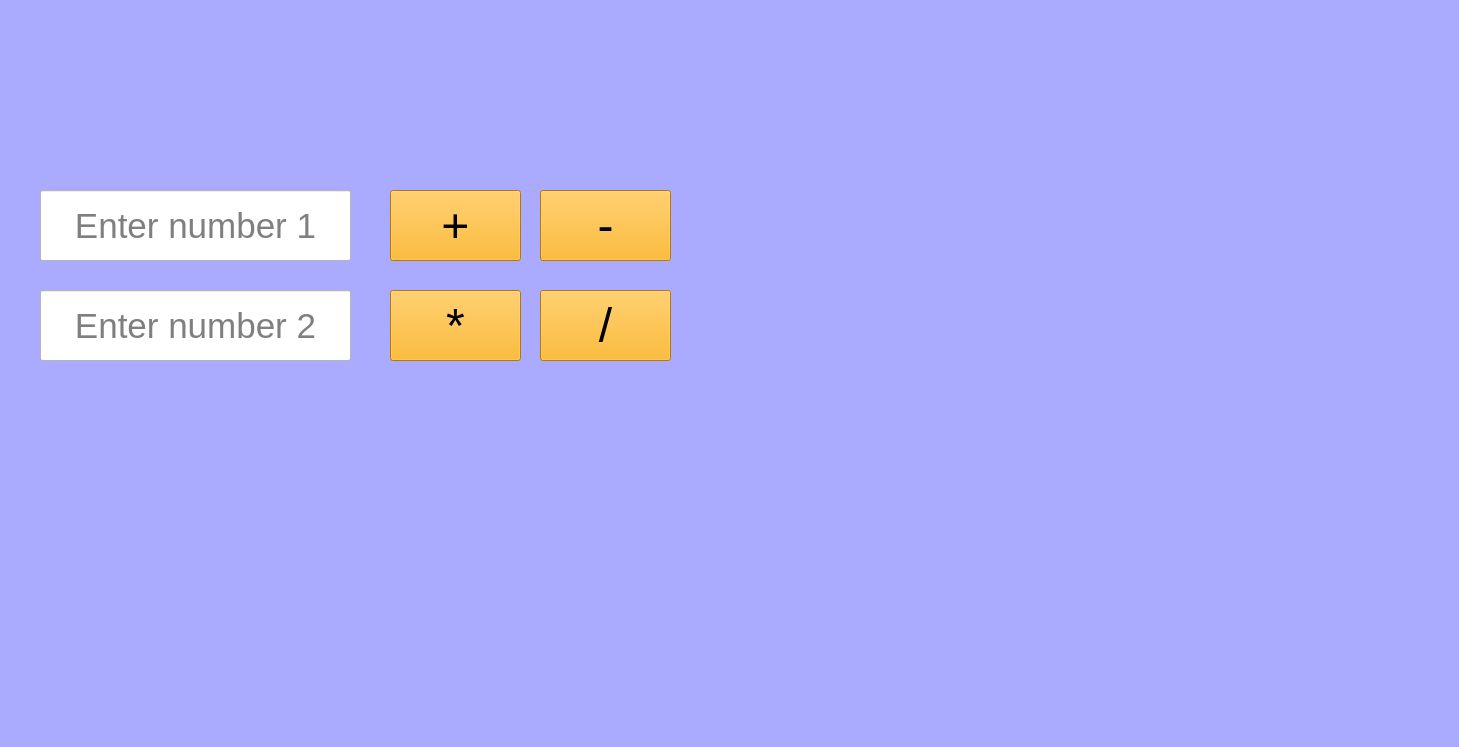
<?xml version="1.0" encoding="UTF-8"?>
<ui version="4.0">
 <class>MainWindow</class>
 <widget class="QMainWindow" name="MainWindow">
  <property name="enabled">
   <bool>true</bool>
  </property>
  <property name="geometry">
   <rect>
    <x>0</x>
    <y>0</y>
    <width>1459</width>
    <height>747</height>
   </rect>
  </property>
  <property name="windowTitle">
   <string>MainWindow</string>
  </property>
  <property name="styleSheet">
   <string notr="true">background-color: rgb(170, 170, 255);</string>
  </property>
  <widget class="QWidget" name="centralWidget">
   <widget class="QLineEdit" name="a">
    <property name="geometry">
     <rect>
      <x>40</x>
      <y>190</y>
      <width>311</width>
      <height>71</height>
     </rect>
    </property>
    <property name="font">
     <font>
      <family>MS UI Gothic</family>
      <pointsize>26</pointsize>
      <weight>50</weight>
      <bold>false</bold>
     </font>
    </property>
    <property name="styleSheet">
     <string notr="true">background-color: rgb(255, 255, 255);</string>
    </property>
    <property name="text">
     <string/>
    </property>
    <property name="alignment">
     <set>Qt::AlignCenter</set>
    </property>
    <property name="placeholderText">
     <string>Enter number 1</string>
    </property>
   </widget>
   <widget class="QLineEdit" name="b">
    <property name="geometry">
     <rect>
      <x>40</x>
      <y>290</y>
      <width>311</width>
      <height>71</height>
     </rect>
    </property>
    <property name="font">
     <font>
      <family>MS UI Gothic</family>
      <pointsize>26</pointsize>
      <weight>50</weight>
      <bold>false</bold>
     </font>
    </property>
    <property name="styleSheet">
     <string notr="true">background-color: rgb(255, 255, 255);</string>
    </property>
    <property name="text">
     <string/>
    </property>
    <property name="alignment">
     <set>Qt::AlignCenter</set>
    </property>
    <property name="placeholderText">
     <string>Enter number 2</string>
    </property>
   </widget>
   <widget class="QPushButton" name="plus">
    <property name="geometry">
     <rect>
      <x>390</x>
      <y>190</y>
      <width>131</width>
      <height>71</height>
     </rect>
    </property>
    <property name="font">
     <font>
      <family>MS UI Gothic</family>
      <pointsize>36</pointsize>
     </font>
    </property>
    <property name="styleSheet">
     <string notr="true">background-color: rgb(255, 170, 0);</string>
    </property>
    <property name="text">
     <string>+</string>
    </property>
   </widget>
   <widget class="QPushButton" name="minus">
    <property name="geometry">
     <rect>
      <x>540</x>
      <y>190</y>
      <width>131</width>
      <height>71</height>
     </rect>
    </property>
    <property name="font">
     <font>
      <family>MS UI Gothic</family>
      <pointsize>36</pointsize>
     </font>
    </property>
    <property name="styleSheet">
     <string notr="true">background-color: rgb(255, 170, 0);</string>
    </property>
    <property name="text">
     <string>-</string>
    </property>
   </widget>
   <widget class="QPushButton" name="inmultire">
    <property name="geometry">
     <rect>
      <x>390</x>
      <y>290</y>
      <width>131</width>
      <height>71</height>
     </rect>
    </property>
    <property name="font">
     <font>
      <family>MS UI Gothic</family>
      <pointsize>36</pointsize>
     </font>
    </property>
    <property name="styleSheet">
     <string notr="true">background-color: rgb(255, 170, 0);</string>
    </property>
    <property name="text">
     <string>*</string>
    </property>
   </widget>
   <widget class="QPushButton" name="impartire">
    <property name="geometry">
     <rect>
      <x>540</x>
      <y>290</y>
      <width>131</width>
      <height>71</height>
     </rect>
    </property>
    <property name="font">
     <font>
      <family>MS UI Gothic</family>
      <pointsize>36</pointsize>
     </font>
    </property>
    <property name="styleSheet">
     <string notr="true">background-color: rgb(255, 170, 0);</string>
    </property>
    <property name="text">
     <string>/</string>
    </property>
   </widget>
  </widget>
 </widget>
 <layoutdefault spacing="6" margin="11"/>
 <resources/>
 <connections/>
</ui>
